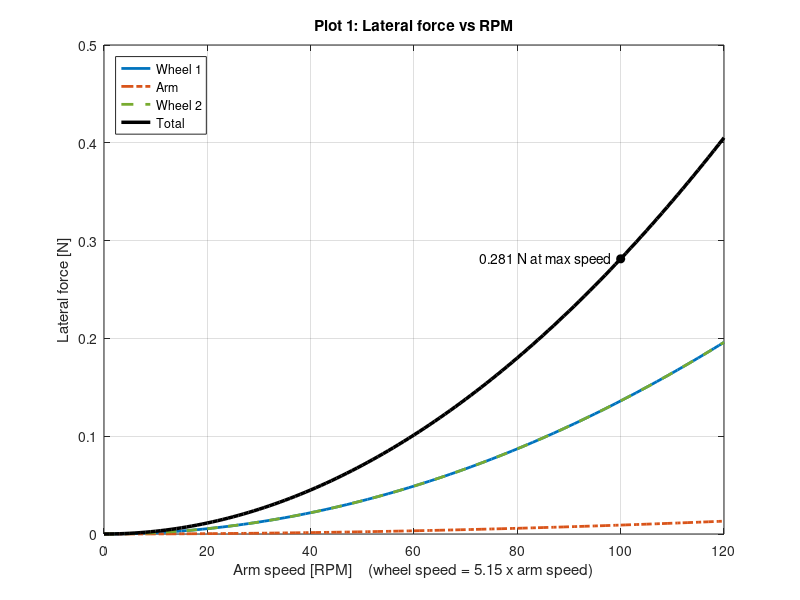
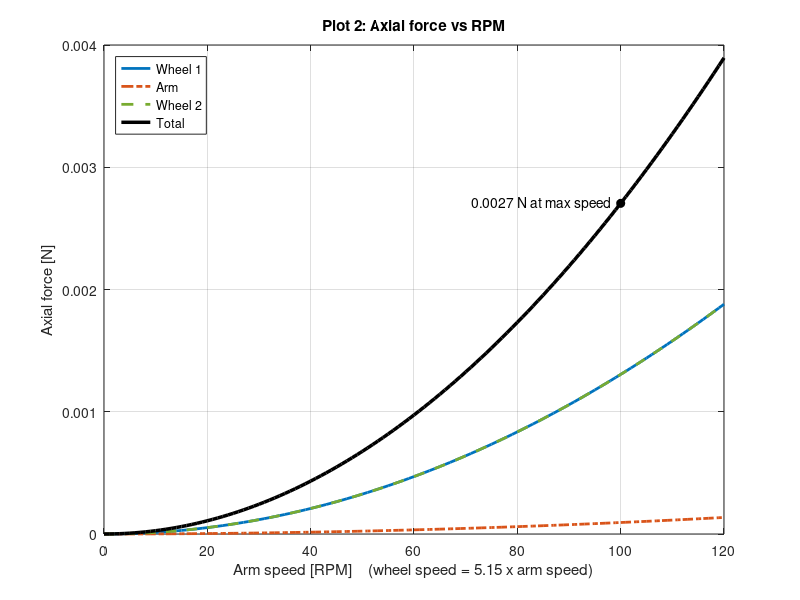

The MATLAB script that drew these images, in order:
%% ========================================================================
%  INDUCED VIBRATION ANALYSIS
%  Forces and moments induced by two momentum wheels, one rotating arm,
%  and their bearings
%
%  Sources:
%    1. IMBALANCE (each rotor)
%       - Shake : center of mass is off the spin axis  -> lateral force
%                 F = mass x eccentricity x speed^2
%       - Rock  : rotor sits slightly tilted           -> moment
%                 M = (Izz - I_perpendicular) x tilt x speed^2
%       Both happen once per revolution (1x RPM).
%
%    2. BEARINGS (each rotor's tapered roller bearing pair)
%       Rollers passing over tiny bumps on the rings give small kicks at
%       harmonics of the rotor's RPM (cage, cup pass, cone pass, roller spin).
%       - Harmonic numbers come from the bearing geometry (exact).
%       - Kick strength = bearing_kick_ratio x shake force (estimate).
%       - Tapered rollers push at the cup angle, so every kick also has an
%         axial part: axial = lateral x tan(cup angle).
%
%    3. TWIST (each rotor)
%       Motor reaction torque on the shaft during spin-up / spin-down:
%       Mz = Izz x speed / ramp time
%
%  Directions:
%    lateral = sideways (perpendicular to the shaft)
%    axial   = along the shaft (spin axis)
%
%  How to use:
%    1. Edit SECTION 1 only.
%    2. Run the script.
%    3. Read the KEY RESULTS box at the bottom and the 2 plots.
%  ========================================================================

clear; clc;
fprintf('Calculating...\n');


%% ========================================================================
%  SECTION 1: INPUTS  (this is the only section you need to edit)
%  ========================================================================

% ------------------------------------------------------------------------
% 1A. GENERAL
% ------------------------------------------------------------------------
spin_up_time_s       = 10;     % [s] time to go from 0 to max speed   (for the twist)
spin_down_time_s     = 10;     % [s] time to go from max speed to 0    (for the twist)
reference_position_m = 0;      % [m] point along the shaft where total moments are reported
bearing_kick_ratio   = 0.01;   % [-] each bearing harmonic = this fraction of the shake force (0.01 = 1%)
report_arm_rpm       = [50 200];  % [RPM] extra arm speeds to get results at (wheels follow at the same
                                  %       ratio as the max speeds). Use [] for none.

% ------------------------------------------------------------------------
% 1B. WHEEL 1
% ------------------------------------------------------------------------
wheel1_name               = 'Wheel 1';
wheel1_mass_kg            = 3.0;      % [kg]     rotating mass only
wheel1_eccentricity_um    = 15;       % [um]     center of mass offset from the spin axis
wheel1_Ixx_kgm2           = 0.017;    % [kg*m^2] from CAD, at the center of mass
wheel1_Iyy_kgm2           = 0.017;    % [kg*m^2] from CAD, at the center of mass
wheel1_Izz_kgm2           = 0.034;    % [kg*m^2] from CAD, about the shaft
wheel1_tilt_deg           = 0.04;     % [deg]    how crooked it sits on the shaft
wheel1_max_speed_rpm      = 515;      % [RPM]
wheel1_spin_direction     = -1;       % +1 or -1
wheel1_position_m         = -0.200;   % [m]      center of mass position along the shaft

wheel1_bearing_rollers        = 15;   % [-]   number of rollers      (bearing catalog)
wheel1_bearing_roller_dia_mm  = 7;    % [mm]  mean roller diameter   (bearing catalog)
wheel1_bearing_pitch_dia_mm   = 39;   % [mm]  pitch diameter         (bearing catalog)
wheel1_bearing_cup_angle_deg  = 14;   % [deg] cup (contact) angle    (bearing catalog)

% ------------------------------------------------------------------------
% 1C. ARM
% ------------------------------------------------------------------------
arm_name                  = 'Arm';
arm_mass_kg               = 4.0;      % [kg]     rotating mass only
arm_eccentricity_um       = 20;       % [um]     center of mass offset from the spin axis
arm_Ixx_kgm2              = 0.340;    % [kg*m^2] from CAD, at the center of mass
arm_Iyy_kgm2              = 0.004;    % [kg*m^2] from CAD (about the arm's own length)
arm_Izz_kgm2              = 0.350;    % [kg*m^2] from CAD, about the shaft
arm_tilt_deg              = 0.03;     % [deg]    how crooked it sits on the shaft
arm_max_speed_rpm         = 100;      % [RPM]
arm_spin_direction        = +1;       % +1 or -1
arm_position_m            = 0.000;    % [m]      center of mass position along the shaft

arm_bearing_rollers           = 20;   % [-]   number of rollers      (bearing catalog)
arm_bearing_roller_dia_mm     = 8;    % [mm]  mean roller diameter   (bearing catalog)
arm_bearing_pitch_dia_mm      = 55;   % [mm]  pitch diameter         (bearing catalog)
arm_bearing_cup_angle_deg     = 15;   % [deg] cup (contact) angle    (bearing catalog)

% ------------------------------------------------------------------------
% 1D. WHEEL 2
% ------------------------------------------------------------------------
wheel2_name               = 'Wheel 2';
wheel2_mass_kg            = 3.0;      % [kg]     rotating mass only
wheel2_eccentricity_um    = 15;       % [um]     center of mass offset from the spin axis
wheel2_Ixx_kgm2           = 0.017;    % [kg*m^2] from CAD, at the center of mass
wheel2_Iyy_kgm2           = 0.017;    % [kg*m^2] from CAD, at the center of mass
wheel2_Izz_kgm2           = 0.034;    % [kg*m^2] from CAD, about the shaft
wheel2_tilt_deg           = 0.04;     % [deg]    how crooked it sits on the shaft
wheel2_max_speed_rpm      = 515;      % [RPM]
wheel2_spin_direction     = -1;       % +1 or -1
wheel2_position_m         = 0.200;    % [m]      center of mass position along the shaft

wheel2_bearing_rollers        = 15;   % [-]   number of rollers      (bearing catalog)
wheel2_bearing_roller_dia_mm  = 7;    % [mm]  mean roller diameter   (bearing catalog)
wheel2_bearing_pitch_dia_mm   = 39;   % [mm]  pitch diameter         (bearing catalog)
wheel2_bearing_cup_angle_deg  = 14;   % [deg] cup (contact) angle    (bearing catalog)

% ------------------------------------------------------------------------
% 1E. PLOTS
% ------------------------------------------------------------------------
make_plots  = true;    % true = draw the 2 plots
save_plots  = false;   % true = also save them as PNG files
plot_folder = 'Induced_Vibration_Plots';


%% ========================================================================
%  SECTION 2: PUT THE THREE ROTORS SIDE BY SIDE
%  Every quantity is a row of 3 numbers: [Wheel 1, Arm, Wheel 2]
%  ========================================================================

rotor_names     = {wheel1_name, arm_name, wheel2_name};
number_of_rotors = 3;
arm_index       = 2;

mass_kg          = [wheel1_mass_kg,         arm_mass_kg,         wheel2_mass_kg];
eccentricity_um  = [wheel1_eccentricity_um, arm_eccentricity_um, wheel2_eccentricity_um];
Ixx_kgm2         = [wheel1_Ixx_kgm2,        arm_Ixx_kgm2,        wheel2_Ixx_kgm2];
Iyy_kgm2         = [wheel1_Iyy_kgm2,        arm_Iyy_kgm2,        wheel2_Iyy_kgm2];
Izz_kgm2         = [wheel1_Izz_kgm2,        arm_Izz_kgm2,        wheel2_Izz_kgm2];
tilt_deg         = [wheel1_tilt_deg,        arm_tilt_deg,        wheel2_tilt_deg];
max_speed_rpm    = [wheel1_max_speed_rpm,   arm_max_speed_rpm,   wheel2_max_speed_rpm];
spin_direction   = [wheel1_spin_direction,  arm_spin_direction,  wheel2_spin_direction];
position_m       = [wheel1_position_m,      arm_position_m,      wheel2_position_m];

bearing_rollers       = [wheel1_bearing_rollers,       arm_bearing_rollers,       wheel2_bearing_rollers];
bearing_roller_dia_mm = [wheel1_bearing_roller_dia_mm, arm_bearing_roller_dia_mm, wheel2_bearing_roller_dia_mm];
bearing_pitch_dia_mm  = [wheel1_bearing_pitch_dia_mm,  arm_bearing_pitch_dia_mm,  wheel2_bearing_pitch_dia_mm];
bearing_cup_angle_deg = [wheel1_bearing_cup_angle_deg, arm_bearing_cup_angle_deg, wheel2_bearing_cup_angle_deg];


%% ========================================================================
%  SECTION 3: UNIT CONVERSIONS
%  ========================================================================

speed_rad_s      = max_speed_rpm * 2 * pi / 60;     % [rad/s]
speed_hz         = max_speed_rpm / 60;              % [Hz]  revolutions per second (1x RPM)
eccentricity_m   = eccentricity_um * 1e-6;          % [m]
tilt_rad         = tilt_deg * pi / 180;             % [rad]
lever_arm_m      = abs(position_m - reference_position_m);   % [m] distance to the reference point
ramp_time_s      = max(min(spin_up_time_s, spin_down_time_s), eps);


%% ========================================================================
%  SECTION 4: IMBALANCE  (1x RPM)
%  ========================================================================

shake_N = mass_kg .* eccentricity_m .* speed_rad_s .^ 2;                          % lateral force
rock_Nm = max(abs(Izz_kgm2 - Ixx_kgm2), abs(Izz_kgm2 - Iyy_kgm2)) .* tilt_rad .* speed_rad_s .^ 2;  % moment


%% ========================================================================
%  SECTION 5: BEARING HARMONICS
%  ------------------------------------------------------------------------
%  Harmonic number h = number of kicks per revolution of that rotor.
%  Frequency = h x (rotor RPM / 60).
%  Cup (outer ring) rotates with the rotor, cone (inner ring) is on the
%  stationary shaft.
%  ========================================================================

harmonic_names   = {'Cage', 'Cup pass', 'Cone pass', 'Roller spin'};
number_of_harmonics = 4;
bearing_harmonic = zeros(number_of_rotors, number_of_harmonics);   % rows = rotors

for r = 1:number_of_rotors
    g = bearing_roller_dia_mm(r) * cosd(bearing_cup_angle_deg(r)) / bearing_pitch_dia_mm(r);
    bearing_harmonic(r, 1) = (1 + g) / 2;                                                   % cage
    bearing_harmonic(r, 2) = bearing_rollers(r) * (1 - g) / 2;                              % cup pass
    bearing_harmonic(r, 3) = bearing_rollers(r) * (1 + g) / 2;                              % cone pass
    bearing_harmonic(r, 4) = bearing_pitch_dia_mm(r) / (2 * bearing_roller_dia_mm(r)) * (1 - g ^ 2);  % roller spin
end

bearing_frequency_hz  = bearing_harmonic .* (speed_hz');                        % [Hz] rows = rotors
bearing_lateral_each_N = bearing_kick_ratio * shake_N;                           % one harmonic, sideways
bearing_axial_each_N   = bearing_lateral_each_N .* tand(bearing_cup_angle_deg);  % one harmonic, along the shaft
bearing_lateral_N      = number_of_harmonics * bearing_lateral_each_N;          % all 4 harmonics lined up
bearing_axial_N        = number_of_harmonics * bearing_axial_each_N;


%% ========================================================================
%  SECTION 6: TOTALS PER ROTOR AND FOR THE WHOLE SYSTEM  (worst case)
%  ------------------------------------------------------------------------
%  Worst case = every peak lines up at the same moment (safe design value).
%  ========================================================================

rotor_lateral_N = shake_N + bearing_lateral_N;                 % lateral force of each rotor
rotor_axial_N   = bearing_axial_N;                             % axial force of each rotor (bearings only)
rotor_moment_Nm = rock_Nm + lever_arm_m .* rotor_lateral_N;    % rock + force x distance to the reference
rotor_twist_Nm  = Izz_kgm2 .* speed_rad_s / ramp_time_s;       % twist during spin-up / spin-down

total_lateral_N = sum(rotor_lateral_N);
total_axial_N   = sum(rotor_axial_N);
total_moment_Nm = sum(rotor_moment_Nm);
net_twist_Nm    = abs(sum(spin_direction .* Izz_kgm2 .* speed_rad_s)) / ramp_time_s;   % wheels cancel the arm


%% ========================================================================
%  SECTION 7: PRINTED RESULTS
%  ========================================================================

line_text = repmat('=', 1, 92);

% ---- Table 1: each rotor at max speed ----
fprintf('\n%s\n EACH ROTOR AT MAX SPEED\n%s\n', line_text, line_text);
fprintf('%-34s %14s %14s %14s\n', '', rotor_names{1}, rotor_names{2}, rotor_names{3});
fprintf('%-34s %14.0f %14.0f %14.0f\n', 'Speed [RPM]',                         max_speed_rpm .* spin_direction);
fprintf('%-34s %14.4g %14.4g %14.4g\n', 'Imbalance lateral force [N]',          shake_N);
fprintf('%-34s %14.4g %14.4g %14.4g\n', 'Bearing lateral force [N]',            bearing_lateral_N);
fprintf('%-34s %14.4g %14.4g %14.4g\n', 'Bearing axial force [N]',              bearing_axial_N);
fprintf('%-34s %14.4g %14.4g %14.4g\n', 'Rock moment from tilt [N*m]',          rock_Nm);
fprintf('%-34s %14.4g %14.4g %14.4g\n', 'Total moment at reference [N*m]',      rotor_moment_Nm);
fprintf('%-34s %14.4g %14.4g %14.4g\n', 'Twist during spin-up/down [N*m]',      rotor_twist_Nm);

% ---- Table 2: every disturbance with its frequency (harmonics of RPM) ----
fprintf('\n%s\n DISTURBANCES AT MAX SPEED  (frequency = harmonic x RPM / 60)\n%s\n', line_text, line_text);
fprintf('%-9s %-24s %10s %12s %14s %14s\n', 'Rotor', 'Source', 'Harmonic', 'Freq [Hz]', 'Lateral [N]', 'Axial [N]');
for r = 1:number_of_rotors
    fprintf('%-9s %-24s %10.3f %12.2f %14.4g %14.4g\n', rotor_names{r}, 'Imbalance (1x)', 1, speed_hz(r), shake_N(r), 0);
    for k = 1:number_of_harmonics
        fprintf('%-9s %-24s %10.3f %12.2f %14.4g %14.4g\n', rotor_names{r}, ['Bearing ', harmonic_names{k}], ...
            bearing_harmonic(r, k), bearing_frequency_hz(r, k), bearing_lateral_each_N(r), bearing_axial_each_N(r));
    end
end

% ---- Key results ----
fprintf('\n%s\n KEY RESULTS - forces and moments induced on the structure (worst case, max speed)\n%s\n', line_text, line_text);
fprintf(' %-46s %12.4g  N\n',   'Lateral (sideways) force',                total_lateral_N);
fprintf(' %-46s %12.4g  N\n',   'Axial (along the shaft) force',           total_axial_N);
fprintf(' %-46s %12.4g  N*m\n', 'Moment (tipping) at reference point',     total_moment_Nm);
fprintf(' %-46s %12.4g  N*m\n', 'Net twist during spin-up/down',           net_twist_Nm);
fprintf(' %-46s %s %.3g, %s %.3g, %s %.3g  N*m\n', 'Twist on each motor mount during ramps', ...
    rotor_names{1}, rotor_twist_Nm(1), rotor_names{2}, rotor_twist_Nm(2), rotor_names{3}, rotor_twist_Nm(3));
fprintf('%s\n', line_text);

% ---- Results at other speeds ----
% Every force and moment grows with speed squared, so at a lower speed:
%   value(new speed) = value(max speed) x (new speed / max speed)^2
% Bearing frequencies scale with speed:  freq(new) = freq(max) x (new / max)
if ~isempty(report_arm_rpm)
    fprintf('\n RESULTS AT OTHER SPEEDS  (worst case; wheels follow the arm at the same speed ratio)\n');
    fprintf(' %10s %10s %10s %14s %14s %14s\n', 'Arm RPM', 'Wheel 1', 'Wheel 2', 'Lateral [N]', 'Axial [N]', 'Moment [N*m]');
    for i = 1:numel(report_arm_rpm)
        speed_ratio = report_arm_rpm(i) / max_speed_rpm(arm_index);
        fprintf(' %10.1f %10.1f %10.1f %14.4g %14.4g %14.4g\n', report_arm_rpm(i), ...
            max_speed_rpm(1) * speed_ratio, max_speed_rpm(3) * speed_ratio, ...
            total_lateral_N * speed_ratio ^ 2, total_axial_N * speed_ratio ^ 2, total_moment_Nm * speed_ratio ^ 2);
    end
    fprintf('%s\n', line_text);
end


%% ========================================================================
%  SECTION 8: PLOTS
%  ------------------------------------------------------------------------
%  Plot 1: lateral force vs RPM      Plot 2: axial force vs RPM
%  Every load grows with speed squared: load(speed) = load(max) x (speed/max)^2
%  The wheels follow the arm, so the x-axis is arm speed.
%  ========================================================================

if make_plots
    speed_fraction = linspace(0, 1.2, 121)';          % 0 to 120% of max speed
    arm_axis_rpm   = speed_fraction * max_speed_rpm(arm_index);
    curve_shape    = speed_fraction .^ 2;
    x_label_text   = sprintf('Arm speed [RPM]    (wheel speed = %.2f x arm speed)', max_speed_rpm(1) / max_speed_rpm(arm_index));

    plot_rotor_values = {rotor_lateral_N, rotor_axial_N};
    plot_total_values = [total_lateral_N, total_axial_N];
    plot_titles       = {'Plot 1: Lateral force vs RPM', 'Plot 2: Axial force vs RPM'};
    plot_ylabels      = {'Lateral force [N]', 'Axial force [N]'};
    plot_files        = {'Plot_1_Lateral_Force_vs_RPM.png', 'Plot_2_Axial_Force_vs_RPM.png'};
    rotor_colors      = [0.00 0.45 0.74; 0.85 0.33 0.10; 0.47 0.67 0.19];
    rotor_lines       = {'-', '-.', '--'};

    for n = 1:2
        fprintf('Drawing plot %d...\n', n);
        try
            figure(n);
            clf;
            try
                set(gcf, 'Renderer', 'painters');
            catch
            end
            hold on;
            grid on;
            box on;
            rotor_values = plot_rotor_values{n};
            for r = 1:number_of_rotors
                plot(arm_axis_rpm, rotor_values(r) * curve_shape, rotor_lines{r}, ...
                     'Color', rotor_colors(r, :), 'LineWidth', 2);
            end
            plot(arm_axis_rpm, plot_total_values(n) * curve_shape, 'k-', 'LineWidth', 2.5);
            plot(max_speed_rpm(arm_index), plot_total_values(n), 'ko', 'MarkerFaceColor', 'k');
            text(max_speed_rpm(arm_index), plot_total_values(n), sprintf('%.3g N at max speed   ', plot_total_values(n)), ...
                 'HorizontalAlignment', 'right');
            xlabel(x_label_text);
            ylabel(plot_ylabels{n});
            title(plot_titles{n});
            legend([rotor_names, {'Total'}], 'Location', 'northwest');
            hold off;
            fprintf('Plot %d done.\n', n);

            if save_plots
                if ~exist(plot_folder, 'dir')
                    mkdir(plot_folder);
                end
                saveas(gcf, fullfile(plot_folder, plot_files{n}));
                fprintf('Saved: %s\n', fullfile(pwd, plot_folder, plot_files{n}));
            end
        catch
            fprintf('PLOT %d PROBLEM: %s\n', n, lasterr);
        end
    end
end
